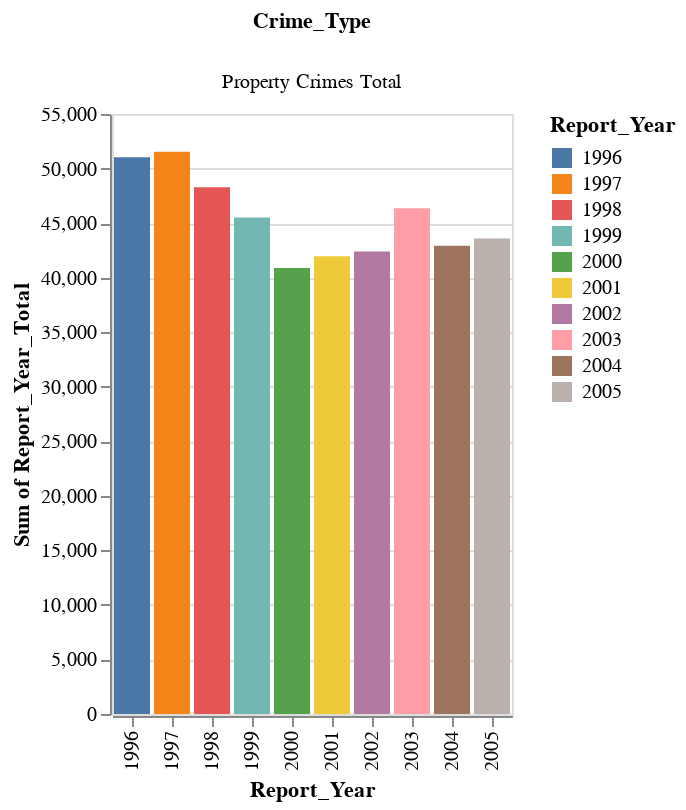

The cell this chart's notebook holds for it:
### Markdown cell above
**Property Crimes**

### Code cell
property_crimes = df[df['Crime_Type'] == 'Property Crimes Total']
alt.Chart(property_crimes).mark_bar().encode(
    x='Report_Year:O',
    y='sum(Report_Year_Total):Q',
    color='Report_Year:N',
    column='Crime_Type:N'
)

### Figure 1 — Vega-Lite specification as saved in the notebook (floating-point values rounded to 4 significant figures; data arrays with more than 128 entries replaced by an {"elided": "..."} marker saying what was removed)
{"config": {"view": {"continuousWidth": 400, "continuousHeight": 300}}, "data": {"name": "data-ddfb1f2d9230c732945ac903fa1e2841"}, "mark": "bar", "encoding": {"color": {"type": "nominal", "field": "Report_Year"}, "column": {"type": "nominal", "field": "Crime_Type"}, "x": {"type": "ordinal", "field": "Report_Year"}, "y": {"type": "quantitative", "aggregate": "sum", "field": "Report_Year_Total"}}, "$schema": "https://vega.github.io/schema/vega-lite/v4.8.1.json", "datasets": {"data-ddfb1f2d9230c732945ac903fa1e2841": {"elided": "1230 records"}}}
